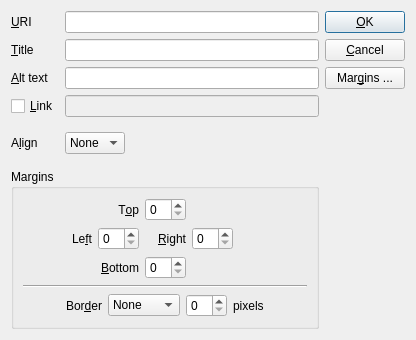
<?xml version="1.0" encoding="UTF-8"?>
<ui version="4.0">
 <class>ImageEntry</class>
 <widget class="QDialog" name="ImageEntry">
  <property name="geometry">
   <rect>
    <x>0</x>
    <y>0</y>
    <width>474</width>
    <height>378</height>
   </rect>
  </property>
  <property name="windowTitle">
   <string>New image</string>
  </property>
  <layout class="QGridLayout" name="gridLayout_2">
   <property name="sizeConstraint">
    <enum>QLayout::SetFixedSize</enum>
   </property>
   <item row="1" column="0">
    <widget class="QLabel" name="lTitle">
     <property name="text">
      <string>&amp;Title</string>
     </property>
     <property name="buddy">
      <cstring>leTitle</cstring>
     </property>
    </widget>
   </item>
   <item row="4" column="0">
    <widget class="QLabel" name="label_3">
     <property name="text">
      <string>A&amp;lign</string>
     </property>
     <property name="buddy">
      <cstring>cbAlign</cstring>
     </property>
    </widget>
   </item>
   <item row="2" column="1" colspan="2">
    <widget class="QLineEdit" name="leAltText">
     <property name="toolTip">
      <string>Text to be displayed if image cannot be, and read to visually impaired users</string>
     </property>
     <property name="whatsThis">
      <string/>
     </property>
    </widget>
   </item>
   <item row="1" column="3">
    <widget class="QPushButton" name="cancelButton">
     <property name="text">
      <string>&amp;Cancel</string>
     </property>
    </widget>
   </item>
   <item row="0" column="3">
    <widget class="QPushButton" name="okButton">
     <property name="text">
      <string>&amp;OK</string>
     </property>
     <property name="default">
      <bool>true</bool>
     </property>
    </widget>
   </item>
   <item row="2" column="3">
    <widget class="QPushButton" name="pbShowMargins">
     <property name="text">
      <string>Mar&amp;gins ...</string>
     </property>
     <property name="checkable">
      <bool>true</bool>
     </property>
    </widget>
   </item>
   <item row="4" column="2">
    <spacer name="horizontalSpacer_6">
     <property name="orientation">
      <enum>Qt::Horizontal</enum>
     </property>
     <property name="sizeHint" stdset="0">
      <size>
       <width>188</width>
       <height>20</height>
      </size>
     </property>
    </spacer>
   </item>
   <item row="4" column="1">
    <widget class="QComboBox" name="cbAlign">
     <property name="enabled">
      <bool>true</bool>
     </property>
     <property name="toolTip">
      <string>Positioning of image in paragraph</string>
     </property>
     <item>
      <property name="text">
       <string>None</string>
      </property>
     </item>
     <item>
      <property name="text">
       <string>Left</string>
      </property>
     </item>
     <item>
      <property name="text">
       <string>Right</string>
      </property>
     </item>
    </widget>
   </item>
   <item row="0" column="1" colspan="2">
    <widget class="QLineEdit" name="leImageURL"/>
   </item>
   <item row="0" column="0">
    <widget class="QLabel" name="label">
     <property name="toolTip">
      <string>Uniform Resource Identifier (location of image on web)</string>
     </property>
     <property name="text">
      <string>&amp;URI</string>
     </property>
     <property name="buddy">
      <cstring>leImageURL</cstring>
     </property>
    </widget>
   </item>
   <item row="2" column="0">
    <widget class="QLabel" name="label_2">
     <property name="toolTip">
      <string>Text to be displayed if image cannot be</string>
     </property>
     <property name="text">
      <string>&amp;Alt text</string>
     </property>
     <property name="buddy">
      <cstring>leAltText</cstring>
     </property>
    </widget>
   </item>
   <item row="1" column="1" colspan="2">
    <widget class="QLineEdit" name="leTitle">
     <property name="toolTip">
      <string>Text to be displayed when the reader rests the mouse pointer over this image</string>
     </property>
    </widget>
   </item>
   <item row="5" column="0" colspan="3">
    <widget class="QGroupBox" name="gbMargins">
     <property name="title">
      <string>Margins</string>
     </property>
     <layout class="QVBoxLayout" name="verticalLayout">
      <item>
       <layout class="QGridLayout" name="gridLayout">
        <item row="0" column="0">
         <spacer name="horizontalSpacer">
          <property name="orientation">
           <enum>Qt::Horizontal</enum>
          </property>
          <property name="sizeHint" stdset="0">
           <size>
            <width>65</width>
            <height>20</height>
           </size>
          </property>
         </spacer>
        </item>
        <item row="0" column="1">
         <widget class="QLabel" name="label_5">
          <property name="text">
           <string>T&amp;op</string>
          </property>
          <property name="alignment">
           <set>Qt::AlignRight|Qt::AlignTrailing|Qt::AlignVCenter</set>
          </property>
          <property name="buddy">
           <cstring>sbMarginTop</cstring>
          </property>
         </widget>
        </item>
        <item row="0" column="2">
         <widget class="QSpinBox" name="sbMarginTop"/>
        </item>
        <item row="0" column="3" colspan="2">
         <spacer name="horizontalSpacer_2">
          <property name="orientation">
           <enum>Qt::Horizontal</enum>
          </property>
          <property name="sizeHint" stdset="0">
           <size>
            <width>66</width>
            <height>20</height>
           </size>
          </property>
         </spacer>
        </item>
        <item row="1" column="0">
         <widget class="QLabel" name="lMarginLeft">
          <property name="text">
           <string>Le&amp;ft</string>
          </property>
          <property name="alignment">
           <set>Qt::AlignRight|Qt::AlignTrailing|Qt::AlignVCenter</set>
          </property>
          <property name="buddy">
           <cstring>sbMarginLeft</cstring>
          </property>
         </widget>
        </item>
        <item row="1" column="1">
         <widget class="QSpinBox" name="sbMarginLeft"/>
        </item>
        <item row="1" column="2">
         <widget class="QLabel" name="label_4">
          <property name="text">
           <string>&amp;Right</string>
          </property>
          <property name="alignment">
           <set>Qt::AlignRight|Qt::AlignTrailing|Qt::AlignVCenter</set>
          </property>
          <property name="buddy">
           <cstring>sbMarginRight</cstring>
          </property>
         </widget>
        </item>
        <item row="1" column="3">
         <widget class="QSpinBox" name="sbMarginRight"/>
        </item>
        <item row="1" column="4">
         <spacer name="horizontalSpacer_9">
          <property name="orientation">
           <enum>Qt::Horizontal</enum>
          </property>
          <property name="sizeHint" stdset="0">
           <size>
            <width>40</width>
            <height>20</height>
           </size>
          </property>
         </spacer>
        </item>
        <item row="2" column="0">
         <spacer name="horizontalSpacer_3">
          <property name="orientation">
           <enum>Qt::Horizontal</enum>
          </property>
          <property name="sizeHint" stdset="0">
           <size>
            <width>65</width>
            <height>20</height>
           </size>
          </property>
         </spacer>
        </item>
        <item row="2" column="1">
         <widget class="QLabel" name="label_6">
          <property name="text">
           <string>&amp;Bottom</string>
          </property>
          <property name="alignment">
           <set>Qt::AlignRight|Qt::AlignTrailing|Qt::AlignVCenter</set>
          </property>
          <property name="buddy">
           <cstring>sbMarginBottom</cstring>
          </property>
         </widget>
        </item>
        <item row="2" column="2">
         <widget class="QSpinBox" name="sbMarginBottom"/>
        </item>
        <item row="2" column="3" colspan="2">
         <spacer name="horizontalSpacer_4">
          <property name="orientation">
           <enum>Qt::Horizontal</enum>
          </property>
          <property name="sizeHint" stdset="0">
           <size>
            <width>66</width>
            <height>20</height>
           </size>
          </property>
         </spacer>
        </item>
       </layout>
      </item>
      <item>
       <widget class="Line" name="line">
        <property name="orientation">
         <enum>Qt::Horizontal</enum>
        </property>
       </widget>
      </item>
      <item>
       <layout class="QHBoxLayout" name="horizontalLayout">
        <property name="sizeConstraint">
         <enum>QLayout::SetFixedSize</enum>
        </property>
        <item>
         <spacer name="horizontalSpacer_5">
          <property name="orientation">
           <enum>Qt::Horizontal</enum>
          </property>
          <property name="sizeHint" stdset="0">
           <size>
            <width>40</width>
            <height>20</height>
           </size>
          </property>
         </spacer>
        </item>
        <item>
         <widget class="QLabel" name="lBorder">
          <property name="text">
           <string>Bor&amp;der</string>
          </property>
          <property name="buddy">
           <cstring>cbBorderStyle</cstring>
          </property>
         </widget>
        </item>
        <item>
         <widget class="QComboBox" name="cbBorderStyle">
          <item>
           <property name="text">
            <string>None</string>
           </property>
          </item>
          <item>
           <property name="text">
            <string>Dotted</string>
           </property>
          </item>
          <item>
           <property name="text">
            <string>Dashed</string>
           </property>
          </item>
          <item>
           <property name="text">
            <string>Solid</string>
           </property>
          </item>
          <item>
           <property name="text">
            <string>Double</string>
           </property>
          </item>
         </widget>
        </item>
        <item>
         <widget class="QSpinBox" name="sbBorderWidth"/>
        </item>
        <item>
         <widget class="QLabel" name="lBorderWidth">
          <property name="text">
           <string>pixels</string>
          </property>
         </widget>
        </item>
        <item>
         <spacer name="horizontalSpacer_7">
          <property name="orientation">
           <enum>Qt::Horizontal</enum>
          </property>
          <property name="sizeHint" stdset="0">
           <size>
            <width>40</width>
            <height>20</height>
           </size>
          </property>
         </spacer>
        </item>
       </layout>
      </item>
     </layout>
    </widget>
   </item>
   <item row="4" column="3">
    <spacer name="verticalSpacer">
     <property name="orientation">
      <enum>Qt::Vertical</enum>
     </property>
     <property name="sizeHint" stdset="0">
      <size>
       <width>20</width>
       <height>40</height>
      </size>
     </property>
    </spacer>
   </item>
   <item row="3" column="1" colspan="2">
    <widget class="QLineEdit" name="leLink">
     <property name="enabled">
      <bool>false</bool>
     </property>
     <property name="dragEnabled">
      <bool>true</bool>
     </property>
    </widget>
   </item>
   <item row="3" column="0">
    <widget class="QCheckBox" name="chLink">
     <property name="text">
      <string>&amp;Link</string>
     </property>
    </widget>
   </item>
  </layout>
 </widget>
 <tabstops>
  <tabstop>leImageURL</tabstop>
  <tabstop>leTitle</tabstop>
  <tabstop>leAltText</tabstop>
  <tabstop>chLink</tabstop>
  <tabstop>leLink</tabstop>
  <tabstop>cbAlign</tabstop>
  <tabstop>sbMarginTop</tabstop>
  <tabstop>sbMarginLeft</tabstop>
  <tabstop>sbMarginRight</tabstop>
  <tabstop>sbMarginBottom</tabstop>
  <tabstop>cbBorderStyle</tabstop>
  <tabstop>sbBorderWidth</tabstop>
  <tabstop>okButton</tabstop>
  <tabstop>cancelButton</tabstop>
  <tabstop>pbShowMargins</tabstop>
 </tabstops>
 <resources/>
 <connections>
  <connection>
   <sender>okButton</sender>
   <signal>clicked()</signal>
   <receiver>ImageEntry</receiver>
   <slot>accept()</slot>
   <hints>
    <hint type="sourcelabel">
     <x>464</x>
     <y>35</y>
    </hint>
    <hint type="destinationlabel">
     <x>233</x>
     <y>29</y>
    </hint>
   </hints>
  </connection>
  <connection>
   <sender>cancelButton</sender>
   <signal>clicked()</signal>
   <receiver>ImageEntry</receiver>
   <slot>reject()</slot>
   <hints>
    <hint type="sourcelabel">
     <x>464</x>
     <y>68</y>
    </hint>
    <hint type="destinationlabel">
     <x>197</x>
     <y>125</y>
    </hint>
   </hints>
  </connection>
  <connection>
   <sender>pbShowMargins</sender>
   <signal>toggled(bool)</signal>
   <receiver>gbMargins</receiver>
   <slot>setVisible(bool)</slot>
   <hints>
    <hint type="sourcelabel">
     <x>464</x>
     <y>101</y>
    </hint>
    <hint type="destinationlabel">
     <x>51</x>
     <y>169</y>
    </hint>
   </hints>
  </connection>
  <connection>
   <sender>chLink</sender>
   <signal>toggled(bool)</signal>
   <receiver>leLink</receiver>
   <slot>setEnabled(bool)</slot>
   <hints>
    <hint type="sourcelabel">
     <x>37</x>
     <y>127</y>
    </hint>
    <hint type="destinationlabel">
     <x>208</x>
     <y>127</y>
    </hint>
   </hints>
  </connection>
 </connections>
</ui>
